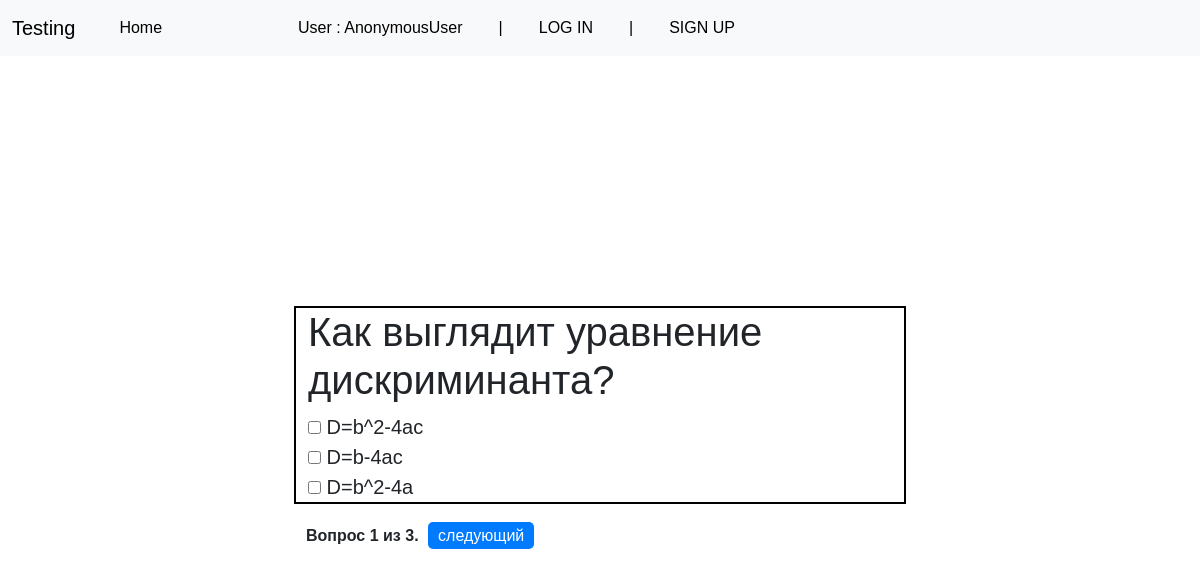
/matematika/, run on the app's committed database.
### test_blog/models.py (models this page shows, shortened)
class Question(models.Model):
    title = models.CharField(blank=True, max_length=250, verbose_name='Вопрос')
    test = models.ForeignKey('Tests', on_delete=models.CASCADE, verbose_name='Название теста')
    class Meta:
        verbose_name = 'Вопрос'
        verbose_name_plural = 'Вопросы'

class Answers(models.Model):
    title = models.CharField(blank=True, max_length=250, verbose_name='Вариант ответа')
    true_or_false = models.BooleanField(default=False, verbose_name='Правильность ответа')
    question = models.ForeignKey('Question', on_delete=models.CASCADE, verbose_name='Вопрос')
    class Meta:
        verbose_name = 'Ответ'
        verbose_name_plural = 'Ответы'

### test_blog/views.py (the view)
# urls.py: path('<str:slug>/', Test.as_view(), name='test'),
class Test(ListView):
    model = Question
    context_object_name = 'test'
    template_name = 'test_blog/test.html'
    def get_context_data(self, **kwargs):
        context = super().get_context_data(**kwargs)
        questions = Question.objects.filter(test__slug=self.kwargs['slug'])
        questions_per_page = 1
        paginator = Paginator(questions, questions_per_page)
        page_number = self.request.GET.get('page')
        page = paginator.get_page(page_number)
        context['answers'] = Answers.objects.all()
        context['questions'] = page
        return context

### test_blog/templates/test_blog/test.html (shortened to what this page needs)
{% extends 'base.html' %}
{% block main %}
<div class="row">
    <div class="col-6 offset-3 test-block" >
        {% for question in questions %}
        <h3 class="title-question">{{ question.title }}</h3>
        {% for answer in answers %}
        {% if answer.question_id == question.pk %}
        <div class="row answer">
            <div class="col-12">
                <input type="checkbox" id="answer_{{ answer.pk }}">
                <label for="answer_{{ answer.pk }}">{{ answer.title }}</label>
            </div>
        </div>
        {% endif %}
        {% endfor %}
        {% endfor %}
    </div>
</div>
{% endblock %}
{% block pagination %}
<div class="row">
    <div class="col-6 offset-3">
        <div class="pagination">
            <span class="step-links">
                <span class="current-page">
                    Вопрос {{ questions.number }} из {{ questions.paginator.num_pages }}.
                </span>
                {% if questions.has_next %}
                <a href="?page={{ questions.next_page_number }}">следующий</a>
                {% endif %}
            </span>
        </div>
    </div>
</div>
{% endblock %}

### testing/static/testing/css/style.css (style rules this page uses)
body { font-family: Arial, sans-serif; margin: 0; padding: 0; }
.pagination { text-align: center; margin-top: 20px; }
.pagination a { text-decoration: none; margin: 0 5px; padding: 5px 10px; background-color: #007bff; color: #fff; border-radius: 5px; }
.current-page { font-weight: bold; }
.title-question { font-size: 40px !important; }
.answer { font-size: 20px; }
.test-block { margin-top: 250px; border: 2px solid #000; }

### data on the page
Question: title "Как выглядит уравнение дискриминанта?"
Answers: title "D=b^2-4ac"
Answers: title "D=b-4ac"
Answers: title "D=b^2-4a"

### other printed values
{{ user }} "AnonymousUser"
{{ questions.number }} "1"
{{ questions.paginator.num_pages }} "3"
